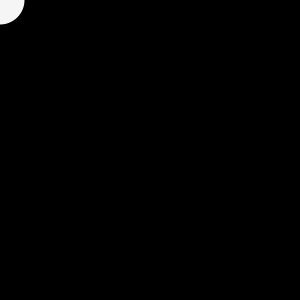
Frame 1 (no input)
Frame 60 (the mouse pressed at the canvas centre just before this capture): identical to frame 1, image omitted
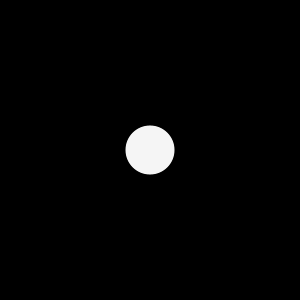
Frame 120 (the mouse held since frame 60 and released just before this capture)

The Processing sketch that drew these frames (run headless with seeded random() and noise(); from frame 60 on, the mouse is pressed at the canvas centre):

// Processing sketch: mouse_tail
// ── mouse_tail.pde
int len = 50;
float max_diam = 50.0;
float diam_step = max_diam/len;
float clr_step = 255/len;
int [] x_pos = new int[len];
int [] y_pos = new int[len];

void setup() {
  size(300, 300);
  smooth();
  background(0);
  noStroke();
}

void draw() {
  background(0);

  int j;
  for(j = 0; j < len-1; j++) {
    x_pos[j] = x_pos[j+1];
    y_pos[j] = y_pos[j+1];
  }

  x_pos[len - 1] = mouseX;
  y_pos[len - 1] = mouseY;
  float diam = 0;
  float clr = 0;
  for(j = 0; j < len; j++) {
    fill(clr);
    ellipse(x_pos[j], y_pos[j], diam, diam);
    diam += diam_step;
    clr += clr_step;
  }
}
